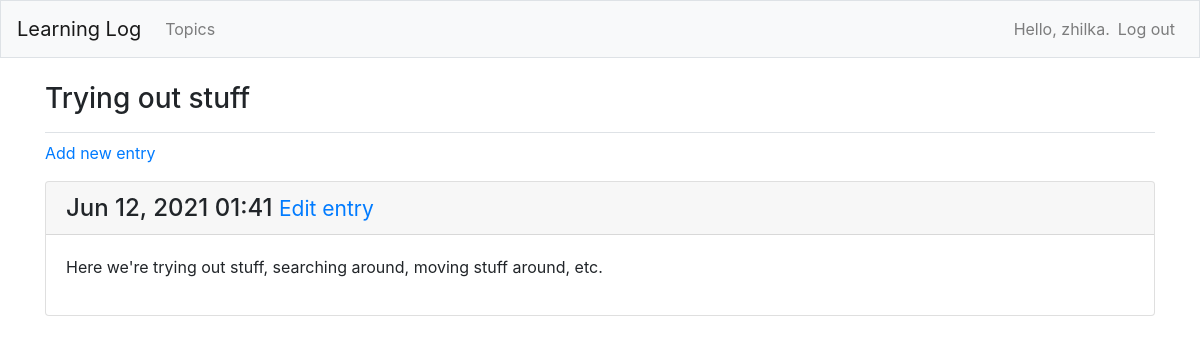
The app's page /topics/1/ (signed in), older data.
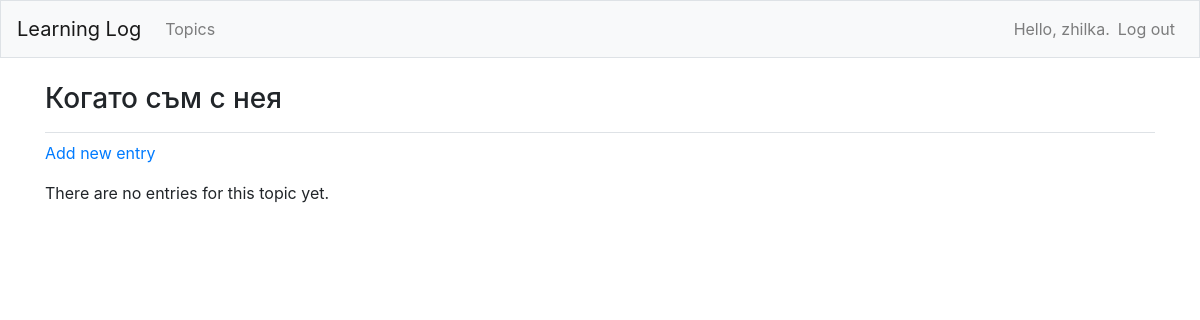
The same page, newer data.
### learning_logs/models.py (models this page shows, shortened)
class Topic(models.Model):
    text = models.CharField(max_length=200)
    date_added = models.DateTimeField(auto_now_add=True)
    owner = models.ForeignKey(User, on_delete=models.CASCADE)
    def __str__(self):
        return self.text

class Entry(models.Model):
    topic = models.ForeignKey(Topic, on_delete=models.CASCADE)
    text = models.TextField()
    date_added = models.DateTimeField(auto_now_add=True)
    class Meta:
        verbose_name_plural = "entries"

### learning_logs/views.py (the view)
# urls.py: path('topics/<int:topic_id>/', views.topic, name='topic'),
@login_required()
def topic(request, topic_id):
    topic = Topic.objects.get(id=topic_id)
    if topic.owner != request.user:
        raise Http404
    entries = topic.entry_set.order_by('-date_added')
    context = {'topic': topic, 'entries': entries}
    return render(request, 'topic.html', context)

### learning_logs/templates/topic.html (shortened to what this page needs)
<!DOCTYPE html>
<html lang="en">
<head>
</head>
<body>
{% extends 'base.html' %}
{% block page_header %}
<h3>{{ topic }}</h3>
{% endblock page_header %}
{% block content %}
<p>
    <a href="{% url 'learning_logs:new_entry' topic.id %}">Add new entry</a>
</p>
{% for entry in entries %}
<div class="card mb-3">
    <h4 class="card-header">
        {{ entry.date_added|date:'M d, Y H:i' }}
        <small><a href="{% url 'learning_logs:edit_entry' entry.id %}">Edit entry</a></small>
    </h4>
    <div class="card-body">
        {{ entry.text|linebreaks }}
    </div>
</div>
{% empty %}
    <p>There are no entries for this topic yet.</p>
{% endfor %}
{% endblock content %}

### learning_logs/templates/base.html (shortened to what this page needs)
{% load bootstrap4 %}
<html lang="en">
<head>
    {% bootstrap_css %}
</head>
<body>
<nav class="navbar navbar-expand-md navbar-light bg-light mb-4 border">
    <a class="navbar-brand" href="{% url 'learning_logs:index' %}">Learning Log</a>
    <div class="collapse navbar-collapse" id="navbarCollapse">
        <ul class="navbar-nav mr-auto">
            <li class="nav-item">
                <a class="nav-link" href="{% url 'learning_logs:topics' %}">
                    Topics
                </a>
            </li>
        </ul>
        <ul class="navbar-nav ml-auto">
            {% if user.is_authenticated %}
            <li class="nav-item">
                <span class="navbar-text">Hello, {{ user.username }}.</span>
            </li>
            <li class="nav-item">
                <a class="nav-link" href="{% url 'users:logout' %}">Log out</a>
            </li>
            {% endif %}
        </ul>
    </div>
</nav>
<main role="main" class="container">
    <div class="pb-2 mb-2 border-bottom">
        {% block page_header %}{% endblock page_header %}
    </div>
    <div>
        {% block content %}{% endblock content %}
    </div>
</main>
</body>
</html>

Row changes from the older to the newer data that the page shows:
removed Entry: date_added "Jun 12, 2021 01:41", text "Here we're trying out stuff, searching around, moving stuff around, etc."
changed Topic: text "Trying out stuff" → "Когато съм с нея"
Text that changed along with them:
text now shown: "There are no entries for this topic yet."
